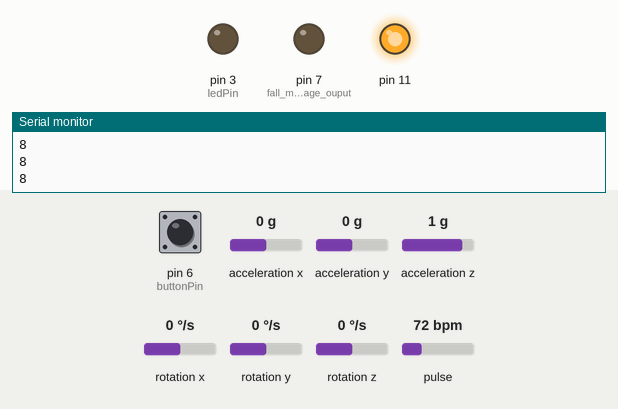
Bench run of a sketch on a simulated Arduino Uno, built with avr-gcc and run on an emulated ATmega328P. Parts: output pins drawn as LEDs (lit = HIGH), the last lines printed to the serial monitor. Wiring (inferred from the names in the program): MPU-6050 motion sensor at I2C address 0x68. Dashed ring = blinking. The test bench sets the inputs (shaded band); at power-on: pin 6 (buttonPin) LOW, acceleration z 1 g, acceleration x 0 g, pulse 72 bpm, acceleration y 0 g, rotation x 0 °/s, rotation y 0 °/s, rotation z 0 °/s.

Above: at 1.2 s.
1.3 s: pin 6 (buttonPin) pulled HIGH for 1 s
At 1.42 s:
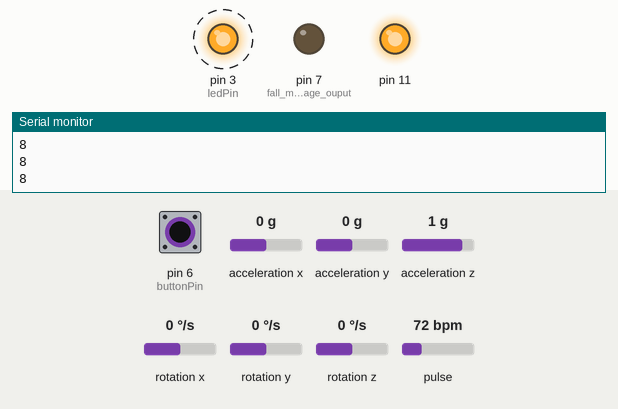
4.3 s: acceleration z set to 0 g
5.9 s: acceleration x set to -1.4 g
8.9 s: pulse set to 42 bpm
11.9 s: pin 6 (buttonPin) pulled HIGH for 0.15 s
At 13.0 s:
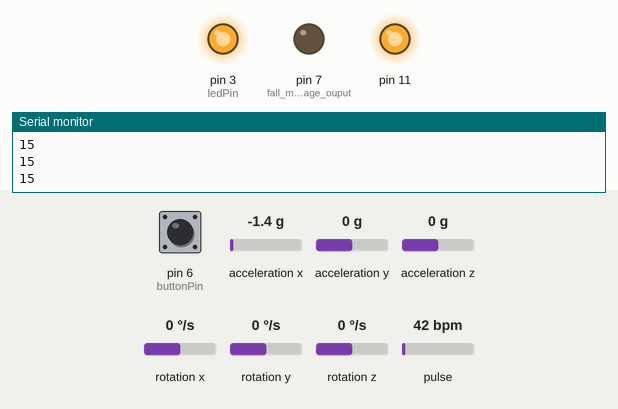
13.5 s: pin 6 (buttonPin) pulled HIGH for 3.2 s
At 13.73 s:
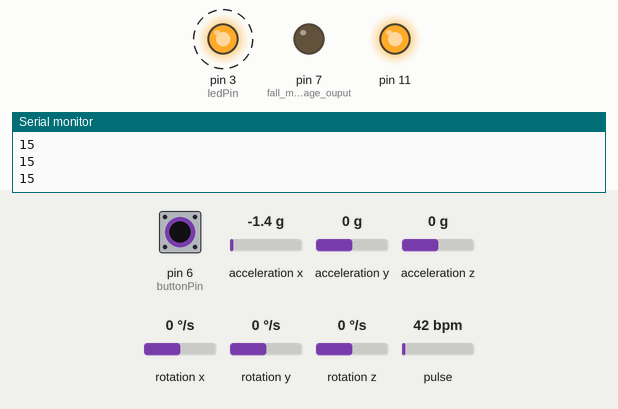
Timing chart, 0 to 18.1 s (numbered marks = the images above; inputs shaded):
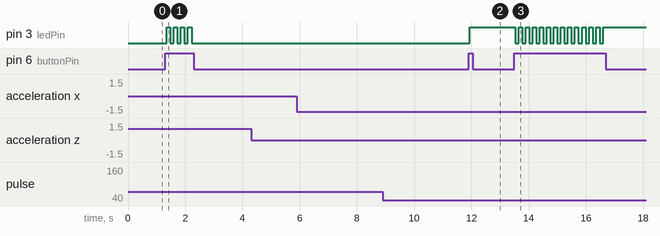

The sketch:

Fall_detect.ino
```cpp
#define USE_ARDUINO_INTERRUPTS true    // Set-up low-level interrupts for most acurate BPM math
#include <PulseSensorPlayground.h>
#include <Wire.h>

const int PulseWire = 0;       // 'S' Signal pin connected to A0
//const int LED13 = 13;          // The on-board Arduino LED
int Threshold = 550;           // Determine which Signal to "count as a beat" and which to ignore
PulseSensorPlayground pulseSensor;

const int MPU_addr=0x68;  // I2C address of the MPU-6050
int16_t AcX,AcY,AcZ,Tmp,GyX,GyY,GyZ;
float ax=0, ay=0, az=0, gx=0, gy=0, gz=0;
const int buttonPin = 6;
const int ledPin =  3;


//int data[STORE_SIZE][5]; //array for saving past data
//byte currentIndex=0; //stores current data array index (0-255)
boolean fall = false; //stores if a fall has occurred
boolean trigger1=false; //stores if first trigger (lower threshold) has occurred
boolean trigger2=false; //stores if second trigger (upper threshold) has occurred
boolean trigger3=false; //stores if third trigger (orientation change) has occurred

byte trigger1count=0; //stores the counts past since trigger 1 was set true
byte trigger2count=0; //stores the counts past since trigger 2 was set true
byte trigger3count=0; //stores the counts past since trigger 3 was set true
int angleChange=0;
int fall_message_ouput = 7;

// variable for storing the pushbutton status
int buttonState = 0;
int ledState = 0;


void setup(){
 Wire.begin();
 Wire.beginTransmission(MPU_addr);
 Wire.write(0x6B);  // PWR_MGMT_1 register
 Wire.write(0);     // set to zero (wakes up the MPU-6050)
 Wire.endTransmission(true);
 Serial.begin(9600);
 pinMode(fall_message_ouput, OUTPUT);
 pinMode(11, OUTPUT);
 pinMode(0, OUTPUT);
 digitalWrite(11, HIGH);
 pinMode(buttonPin, INPUT);
 pinMode(ledPin, OUTPUT);

 // Configure the PulseSensor object, by assigning our variables to it
  pulseSensor.analogInput(PulseWire);
 // pulseSensor.blinkOnPulse(LED13);       // Blink on-board LED with heartbeat
  pulseSensor.setThreshold(Threshold);

   if (pulseSensor.begin()) {
    Serial.println("PulseSensor object created!");
  }

}
void loop(){

// read the state of the pushbutton value
  buttonState = digitalRead(buttonPin);
  // check if the pushbutton is pressed.
  // if it is, the buttonState is HIGH
  delay(10);
  if (buttonState == HIGH){
    ledState = !ledState;
  }
  if (ledState == HIGH) {
    // turn LED on
    digitalWrite(ledPin, HIGH);
  } else {
    // turn LED off
    digitalWrite(ledPin, LOW);
  }


  //heartbeat sensor
  int myBPM = pulseSensor.getBeatsPerMinute();      // Calculates BPM

  if (pulseSensor.sawStartOfBeat()) {               // Constantly test to see if a beat happened
    Serial.println("Heartbeat  BPM: " + myBPM); // If true, print a message                       // Print the BPM value
  }
  if (myBPM > 170){               //high heart rate detection
    Serial.println("High Heartrate Alert: Your heart rate is above 200!");
  }
  if (myBPM < 27){               //high heart rate detection
    Serial.println("Low Heartrate Alert: Your heart rate is below 27!");
  }

  delay(10);


  //accelerator
 mpu_read();
 //2050, 77, 1947 are values for calibration of accelerometer
 // values may be different for you
 ax = (AcX-2050)/16384.00;
 ay = (AcY-77)/16384.00;
 az = (AcZ-1947)/16384.00;

 //270, 351, 136 for gyroscope
 gx = (GyX+270)/131.07;
 gy = (GyY-351)/131.07;
 gz = (GyZ+136)/131.07;

 // calculating Amplitute vactor for 3 axis
 float Raw_AM = pow(pow(ax,2)+pow(ay,2)+pow(az,2),0.5);
 int AM = Raw_AM * 10;  // as values are within 0 to 1, I multiplied
                        // it by for using if else conditions
//Serial.println(analogRead(A1));
//if(digitalRead(A3) == HIGH)
//{
//  Serial.println("A3: SOS"+digitalRead(A3));
//}

 Serial.println(AM);
 //Serial.println(PM);
 //delay(5);

 if (trigger3==true){
    trigger3count++;
    //Serial.println(trigger3count);
    if (trigger3count>=10){
       angleChange = pow(pow(gx,2)+pow(gy,2)+pow(gz,2),0.5);
       //delay(10);
       Serial.println(angleChange);
       if ((angleChange>=0) && (angleChange<=10)){ //if orientation changes remains between 0-10 degrees
           fall=true; trigger3=false; trigger3count=0;
           Serial.println(angleChange);
             }
       else{ //user regained normal orientation
          trigger3=false; trigger3count=0;
          Serial.println("TRIGGER 3 DEACTIVATED");
       }
     }
  }
 if (fall==true){ //in event of a fall detection
   Serial.println("FALL DETECTED");
   digitalWrite(fall_message_ouput, HIGH);
   digitalWrite(ledPin, HIGH);
   delay(1000);
   digitalWrite(fall_message_ouput, LOW);
   fall=false;
  // exit(1);
   }
 if (trigger2count>=6){ //allow 0.5s for orientation change
   trigger2=false; trigger2count=0;
   Serial.println("TRIGGER 2 DECACTIVATED");
   }
 if (trigger1count>=6){ //allow 0.5s for AM to break upper threshold
   trigger1=false; trigger1count=0;
   Serial.println("TRIGGER 1 DECACTIVATED");
   }
 if (trigger2==true){
   trigger2count++;
   //angleChange=acos(((double)x*(double)bx+(double)y*(double)by+(double)z*(double)bz)/(double)AM/(double)BM);
   angleChange = pow(pow(gx,2)+pow(gy,2)+pow(gz,2),0.5); Serial.println(angleChange);
   if (angleChange>=30 && angleChange<=400){ //if orientation changes by between 80-100 degrees
     trigger3=true; trigger2=false; trigger2count=0;
     Serial.println(angleChange);
     Serial.println("TRIGGER 3 ACTIVATED");
       }
   }
 if (trigger1==true){
   trigger1count++;
   if (AM>=12){ //if AM breaks upper threshold (3g)
     trigger2=true;
     Serial.println("TRIGGER 2 ACTIVATED");
     trigger1=false; trigger1count=0;
     }
   }
 if (AM<=2 && trigger2==false){ //if AM breaks lower threshold (0.4g)
   trigger1=true;
   Serial.println("TRIGGER 1 ACTIVATED");
   }
//It appears that delay is needed in order not to clog the port
 delay(100);
}

void mpu_read(){
 Wire.beginTransmission(MPU_addr);
 Wire.write(0x3B);  // starting with register 0x3B (ACCEL_XOUT_H)
 Wire.endTransmission(false);
 Wire.requestFrom(MPU_addr,14,true);  // request a total of 14 registers
 AcX=Wire.read()<<8|Wire.read();  // 0x3B (ACCEL_XOUT_H) & 0x3C (ACCEL_XOUT_L)
 AcY=Wire.read()<<8|Wire.read();  // 0x3D (ACCEL_YOUT_H) & 0x3E (ACCEL_YOUT_L)
 AcZ=Wire.read()<<8|Wire.read();  // 0x3F (ACCEL_ZOUT_H) & 0x40 (ACCEL_ZOUT_L)
 Tmp=Wire.read()<<8|Wire.read();  // 0x41 (TEMP_OUT_H) & 0x42 (TEMP_OUT_L)
 GyX=Wire.read()<<8|Wire.read();  // 0x43 (GYRO_XOUT_H) & 0x44 (GYRO_XOUT_L)
 GyY=Wire.read()<<8|Wire.read();  // 0x45 (GYRO_YOUT_H) & 0x46 (GYRO_YOUT_L)
 GyZ=Wire.read()<<8|Wire.read();  // 0x47 (GYRO_ZOUT_H) & 0x48 (GYRO_ZOUT_L)
 }
```

Measured:
- after the input at 1.3 s, pin 3 (ledPin): alternates HIGH for 0.12 s and LOW for 0.12 s, 8 changes in all, then stays LOW, starting after 0.06 s
- after the input at 11.9 s, pin 3 (ledPin): LOW → HIGH at once
- after the input at 13.5 s, pin 3 (ledPin): alternates HIGH for 0.12 s and LOW for 0.12 s, 26 changes in all, then stays HIGH, starting at once
